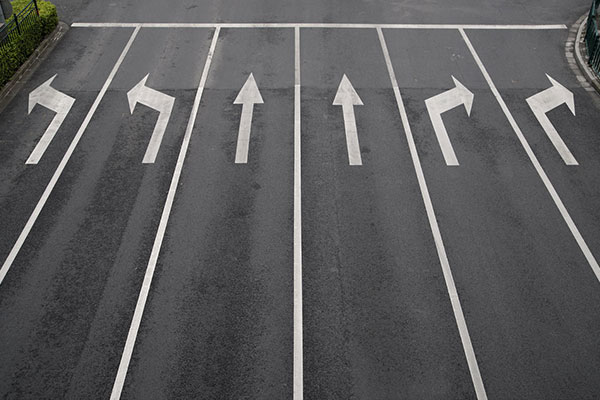
#> input picture CS-Progression-main/Python/Projects/OpenCV/Lane-Detection-Notes/road_image.jpg, 600 x 400 px
$ python 'import cv2.py'
#> lines starting #> are read from the running program, lines starting #| are printed output that depends on the picture; after the words box and inside, x2 and y2 are one past the last pixel; in counts of white or black regions, pixels touching at a corner belong together
#Code has been generated by ChatGPT for educational purposes

import cv2
import numpy as np
import matplotlib.pyplot as plt

# 1. Load the image
image = cv2.imread('road_image.jpg')  # Replace with your file path
#> image is the input picture: shape (400, 600, 3); mean B, G, R 92.9, 92, 92.3
grayscale = cv2.cvtColor(image, cv2.COLOR_BGR2GRAY)  # Convert to grayscale

# 2. Apply Gaussian Blur to reduce noise
blurred = cv2.GaussianBlur(grayscale, (5, 5), 1.5)  # Smoothing
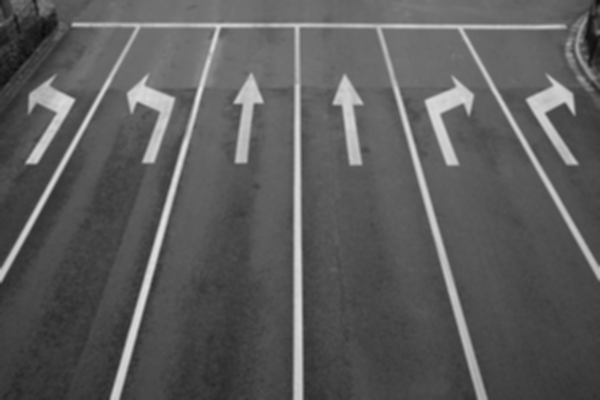
#> blurred: shape (400, 600); min 10, max 232, mean 92

# 3. Apply Canny Edge Detection
edges = cv2.Canny(blurred, threshold1=50, threshold2=150)  # Detect edges
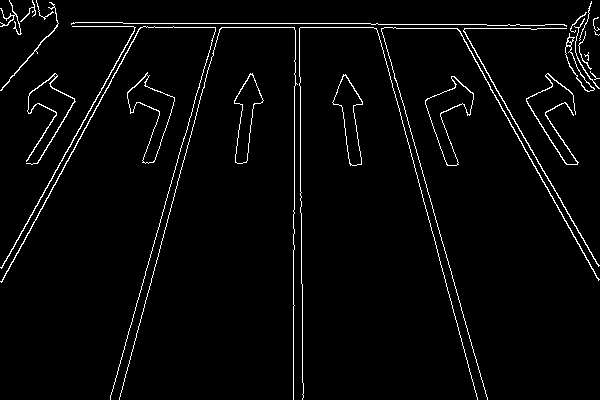
#> edges: shape (400, 600); 3.1% white in thin lines or dots

# 4. Hough Line Transform (on full image)
lines = cv2.HoughLinesP(edges, rho=1, theta=np.pi/180, threshold=50,
                        minLineLength=100, maxLineGap=50)
#> lines = 24 rows, first 6: [1, 23, 377, 23], [458, 24, 598, 266], [379, 24, 487, 399], [377, 30, 476, 396], [110, 397, 215, 28], [134, 27, 395, 27]

# 5. Draw Detected Lines on the Original Image
output = image.copy()
if lines is not None:
    for line in lines:
        x1, y1, x2, y2 = line[0]  # Line endpoints
        cv2.line(output, (x1, y1), (x2, y2), (0, 255, 0), 3)  # Draw line in green
#> this loop made 24 passes
#> (x1, y1, x2, y2) on passes 1 to 12: (1, 23, 377, 23), (458, 24, 598, 266), (379, 24, 487, 399), (377, 30, 476, 396), (110, 397, 215, 28), (134, 27, 395, 27), (456, 24, 598, 280), (374, 28, 598, 28), (119, 399, 217, 36), (2, 267, 134, 29), (59, 174, 139, 28), (293, 399, 293, 210)
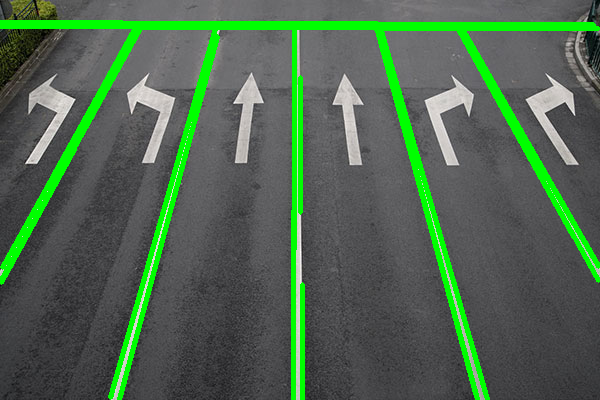
#> output: shape (400, 600, 3); 9.28% of pixels changed, all inside (x1, y1, x2, y2) = (0, 20, 600, 400)

# 6. Display Results
plt.figure(figsize=(12, 6))
plt.subplot(1, 2, 1), plt.imshow(edges, cmap='gray'), plt.title('Edge Detection')
plt.subplot(1, 2, 2), plt.imshow(cv2.cvtColor(output, cv2.COLOR_BGR2RGB)), plt.title('Lane Detection')
plt.show()
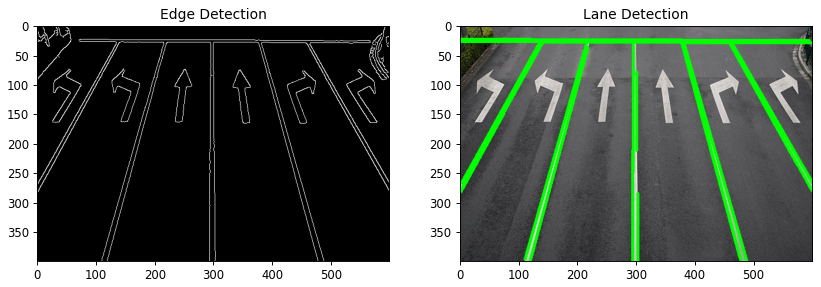
#> figure drawn by matplotlib, 2 panels
